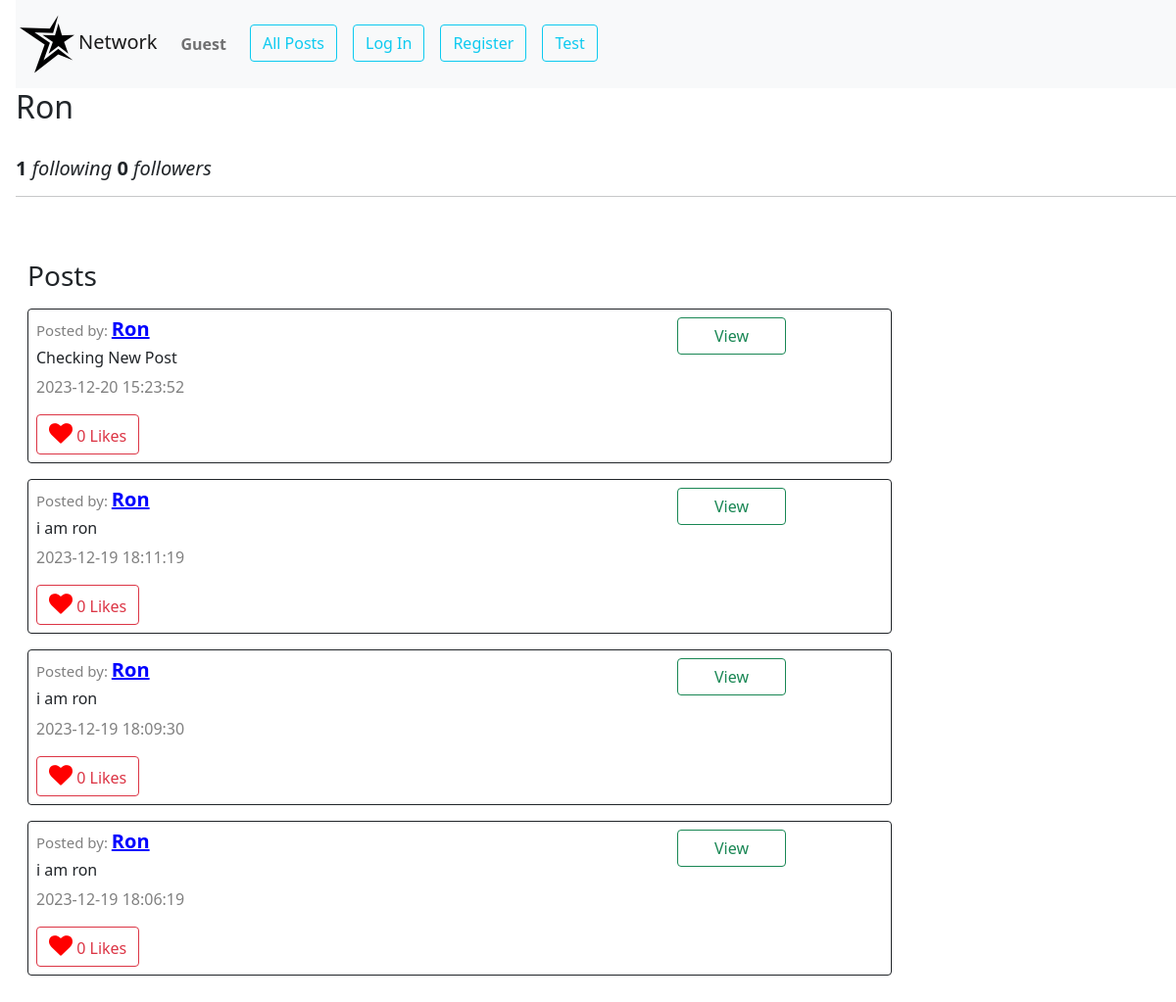
/profile/2, run on an earlier commit of the app's database.
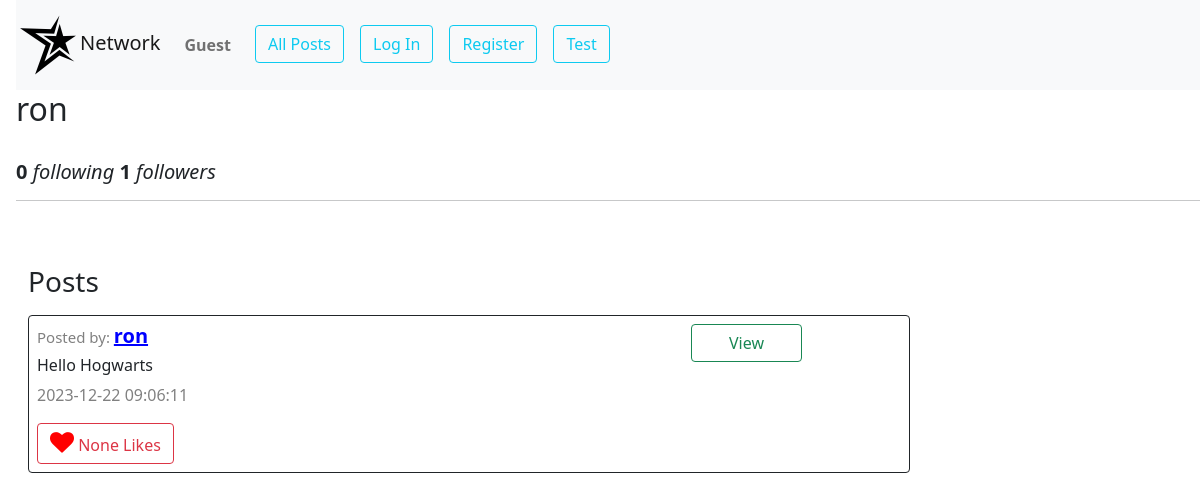
And on a later commit of the database.
### app.py (models this page shows, shortened)
class Users(db.Model):
    __tablename__ = "users"
    id = db.Column(db.Integer, primary_key=True)
    username = db.Column(db.String(80), unique=True, nullable=False)
    hash = db.Column(db.String(200),nullable=False)
    email = db.Column(db.String(120), unique=True, nullable=False)
    first_name=db.Column(db.String(80), nullable=True)
    last_name=db.Column(db.String(80), nullable=True)
    profile_pic_addr=db.Column(db.String(200), nullable=True)
    user_posts=db.relationship('Posts',backref='owner',lazy='dynamic')
    followers = db.relationship('Users',
                                secondary = follow,
                                primaryjoin = (follow.c.following_id == id),
                                secondaryjoin = (follow.c.follower_id == id),
                                backref = 'following'
                                )

class Posts(db.Model):
    __tablename__ = "posts"
    id = db.Column(db.Integer, primary_key=True)
    content = db.Column(db.String(150), nullable=False)
    created_at = db.Column(db.DateTime(timezone=True), server_default=db.func.current_timestamp())
    person_id = db.Column(db.Integer, db.ForeignKey('users.id'),nullable=False)
    likes=db.Column(db.Integer,default=0)

### app.py (the view)
@app.route("/profile/<int:id>", methods=["GET", "POST"])
def profile(id):
    current_user_id=session.get("user_id")
    if current_user_id==id:
        current_user=Users.query.filter_by(id=id).first()
        profile=current_user
    elif current_user_id ==None:
        profile=Users.query.filter_by(id=id).first()
        current_user=None
    else:
        profile=Users.query.filter_by(id=id).first()
        current_user=Users.query.filter_by(id=current_user_id).first()
    posts=Posts.query.filter_by(person_id=profile.id).order_by(Posts.created_at.desc()).all()
    is_user=current_user_id==profile.id
    is_following=False
    if not is_user and not current_user_id==None:
        is_following=profile in current_user.following
    user_id=session.get("user_id")
    if user_id:
        current_user=Users.query.filter_by(id=user_id).first()
    else:
        current_user=None
    return render_template("profile.html",profile=profile,posts=posts,is_user=is_user,
                           is_following=is_following,current_user=current_user)

### app.py (called while the page is built)
@app.after_request
def after_request(response):
    response.headers["Cache-Control"] = "no-cache, no-store, must-revalidate"
    response.headers["Expires"] = 0
    response.headers["Pragma"] = "no-cache"
    return response

### templates/profile.html (shortened to what this page needs)
{% extends "layout.html" %}
{% block body %}
<div id="profile_div">
    <div>
        <h2 class="ms-3">{{profile.username}}</h2>
        <h5 class="ms-3"></br><strong>{{profile.following|count}}</strong> <i>following </i>         <strong>{{profile.followers|count}}</strong> <i>followers</i><hr></h5>
    </div >
    <div class="container-fluid py-5 ">
        <h3 class="ms-3">Posts</h3>
        {% for item in posts%}
        <div id="display_div_{{item.id}}" class="border border-dark m-3 p-2 rounded w-75">
			<div class="row">
				<div class="col-9">
					<h5>
						<span style="color: grey; font-size: 15px">Posted by: </span
						><a
							style="font-weight: bold; color: blue"
							href="/profile/{{item.owner.id}}"
							>{{item.owner.username}}</a
						>
					</h5>
					<div id="index_content_div_{{item.id}}"><h6  class="mt-2">{{item.content}}</h6></div>
					<p><span style="color: grey">{{item.created_at}}</span></p>
					<button class="btn btn-outline-danger">
						<i style="font-size: 24px; color: red" class="fa">&#xf004;</i>
						{{item.likes}} Likes
					</button>
				</div>
				<div class="col-2 ">
					<div class="row">
						<button data-post_id="{{item.id}}" id="index_view_btn_{{item.id}}" class="btn btn-outline-success mb-1 w-75 view_btn">View</button>
					</div>
				</div>
			</div>
		</div>
        {%endfor%}
    </div>
</div>
{% endblock %}

What changed in the data, as far as the page shows it:
removed Posts: owner.username "Ron", content "Checking New Post", created_at "2023-12-20 15:23:52", likes "0"
removed Posts: owner.username "Ron", content "i am ron", created_at "2023-12-19 18:11:19", likes "0"
removed Posts: owner.username "Ron", content "i am ron", created_at "2023-12-19 18:09:30", likes "0"
no longer on this page (row edited): Posts: owner.username "Ron", content "i am ron", created_at "2023-12-19 18:06:19", likes "0"
changed Users: username "Ron" → "ron"
added Posts: owner.username "ron", content "Hello Hogwarts", created_at "2023-12-22 09:06:11", likes "None"
Also different on the page:
{{ profile.following|count }}: "1" → "0"
{{ profile.followers|count }}: "0" → "1"
